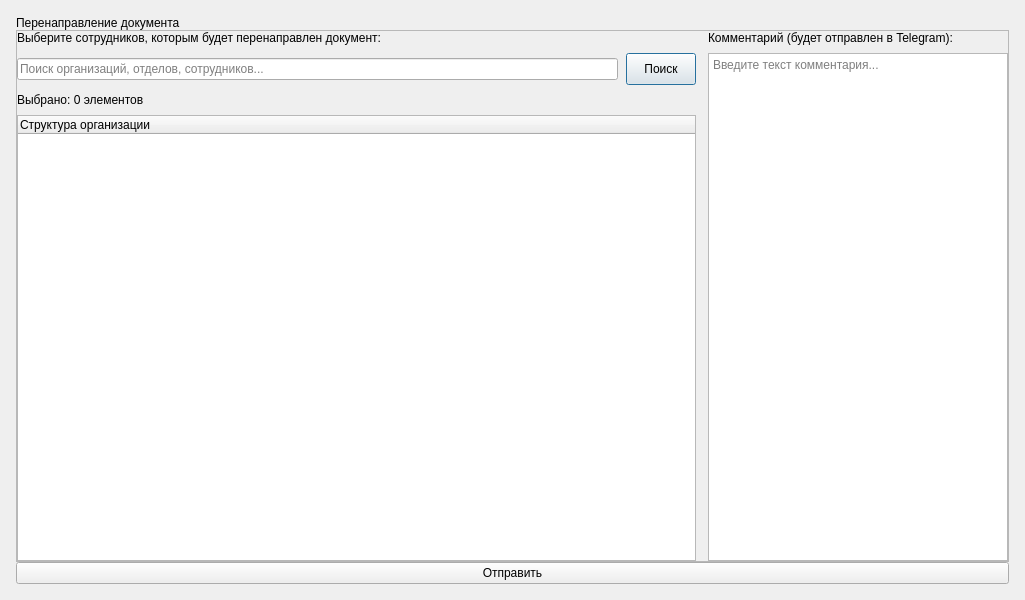
<?xml version="1.0" encoding="UTF-8"?>
<ui version="4.0">
 <class>RedirectDialog</class>
 <widget class="QDialog" name="RedirectDialog">
  <property name="geometry">
   <rect>
    <x>0</x>
    <y>0</y>
    <width>1025</width>
    <height>600</height>
   </rect>
  </property>
  <property name="windowTitle">
   <string>Перенаправление документа</string>
  </property>
  <property name="styleSheet">
   <string notr="true">
* {
    font-family: 'Segoe UI', Arial;
}

QDialog {
    background-color: {BG_DIALOG_ALT};
    color: {TEXT_BLACK};
}

QLabel#titleLabel {
    color: {TEXT_PRIMARY};
    font-size: 20px;
    font-weight: bold;
    background-color: transparent;
    padding: 10px 0px 16px 0px;
}

QFrame#contentFrame {
    background-color: {BG_CARD};
    border: 1px solid {BORDER_LIGHT};
    border-radius: 12px;
    padding: 16px;
}

QLabel#instructionLabel,
QLabel#commentLabel {
    font-size: 14px;
    font-weight: bold;
    color: {TEXT_HEADING};
    background-color: transparent;
    padding-bottom: 4px;
}

QLabel#selectionInfoLabel {
    font-size: 13px;
    color: {TEXT_SECONDARY};
    background-color: transparent;
    padding: 4px 0px;
    border: none;
}

QLineEdit#searchEdit {
    border: 1px solid {BORDER_INPUT};
    border-radius: 8px;
    padding: 6px 10px;
    font-size: 14px;
    background-color: {BG_INPUT};
    color: {TEXT_PRIMARY};
    placeholder-text-color: {TEXT_MUTED_ALT};
}
QLineEdit#searchEdit:focus {
    border: 2px solid {ACCENT_DANGER};
}

QTextEdit#commentTextEdit {
    border: 1px solid {BORDER_LIGHT};
    border-radius: 8px;
    padding: 6px 10px;
    font-size: 14px;
    color: {TEXT_PRIMARY};
    background-color: {BG_INPUT};
}
QTextEdit#commentTextEdit:focus {
    border: 2px solid {ACCENT_DANGER};
}

QTreeWidget#treeWidget {
    border: 1px solid {BORDER_LIGHT};
    border-radius: 8px;
    background-color: transparent;
    color: {TEXT_BLACK};
    font-size: 14px;
    padding: 4px;
    outline: none;
}
QTreeWidget#treeWidget::item {
    background-color: transparent;
    padding: 4px 6px;
    color: {TEXT_BLACK};
}
QTreeWidget#treeWidget::item:hover {
    background-color: {BG_HOVER_LIGHT};
    color: {TEXT_BLACK};
}
QTreeWidget#treeWidget QHeaderView::section {
    background-color: {BG_CARD};
    color: {TEXT_PRIMARY};
    border: none;
    border-bottom: 1px solid {BORDER_LIGHT};
    padding: 6px 8px;
    font-weight: bold;
}

QPushButton#btnSearch {
    background-color: {ACCENT_DANGER};
    color: {TEXT_ON_ACCENT};
    border-radius: 8px;
    font-weight: bold;
    padding: 6px 10px;
    font-size: 14px;
    border: none;
}
QPushButton#btnSearch:hover {
    background-color: {ACCENT_DANGER_HOVER};
}
QPushButton#btnSearch:pressed {
    background-color: {ACCENT_DANGER_PRESSED};
}

QPushButton#sendButton {
    background-color: {ACCENT_PRIMARY};
    color: {TEXT_ON_ACCENT};
    border: none;
    border-radius: 10px;
    padding: 10px 20px;
    font-size: 18px;
    font-weight: bold;
    margin-top: 12px;
}
QPushButton#sendButton:hover {
    background-color: {ACCENT_HOVER_SOFT};
}
QPushButton#sendButton:pressed {
    background-color: {ACCENT_PRESSED_DEEP};
}

QScrollBar:vertical {
    background: {SCROLLBAR_BG};
    width: 8px;
    border-radius: 4px;
    margin: 0px;
    border: none;
}
QScrollBar::handle:vertical {
    background: {SCROLLBAR_HANDLE};
    border-radius: 4px;
    min-height: 20px;
}
QScrollBar::handle:vertical:hover {
    background: {SCROLLBAR_HANDLE_HOVER};
}
QScrollBar::handle:vertical:pressed {
    background: {SCROLLBAR_HANDLE_PRESSED};
}
QScrollBar::add-line:vertical,
QScrollBar::sub-line:vertical {
    border: none;
    background: none;
    width: 0px;
    height: 0px;
}
QScrollBar::add-page:vertical,
QScrollBar::sub-page:vertical {
    background: none;
}
   </string>
  </property>
  <property name="modal">
   <bool>true</bool>
  </property>
  <layout class="QVBoxLayout" name="mainLayout">
   <property name="spacing">
    <number>0</number>
   </property>
   <property name="leftMargin">
    <number>16</number>
   </property>
   <property name="topMargin">
    <number>16</number>
   </property>
   <property name="rightMargin">
    <number>16</number>
   </property>
   <property name="bottomMargin">
    <number>16</number>
   </property>
   <item>
    <widget class="QLabel" name="titleLabel">
     <property name="text">
      <string>Перенаправление документа</string>
     </property>
    </widget>
   </item>
   <item>
    <widget class="QFrame" name="contentFrame">
     <property name="frameShape">
      <enum>QFrame::Shape::StyledPanel</enum>
     </property>
     <layout class="QHBoxLayout" name="contentLayout">
      <property name="spacing">
       <number>12</number>
      </property>
      <property name="leftMargin">
       <number>0</number>
      </property>
      <property name="topMargin">
       <number>0</number>
      </property>
      <property name="rightMargin">
       <number>0</number>
      </property>
      <property name="bottomMargin">
       <number>0</number>
      </property>
      <item>
       <layout class="QVBoxLayout" name="leftLayout">
        <property name="spacing">
         <number>8</number>
        </property>
        <item>
         <widget class="QLabel" name="instructionLabel">
          <property name="text">
           <string>Выберите сотрудников, которым будет перенаправлен документ:</string>
          </property>
         </widget>
        </item>
        <item>
         <layout class="QHBoxLayout" name="toolbarLayout">
          <property name="spacing">
           <number>8</number>
          </property>
          <item>
           <widget class="QLineEdit" name="searchEdit">
            <property name="placeholderText">
             <string>Поиск организаций, отделов, сотрудников...</string>
            </property>
           </widget>
          </item>
          <item>
           <widget class="QPushButton" name="btnSearch">
            <property name="minimumSize">
             <size>
              <width>70</width>
              <height>32</height>
             </size>
            </property>
            <property name="maximumSize">
             <size>
              <width>70</width>
              <height>32</height>
             </size>
            </property>
            <property name="cursor">
             <cursorShape>PointingHandCursor</cursorShape>
            </property>
            <property name="styleSheet">
             <string notr="true">
QPushButton {
    background-color: {ACCENT_DANGER};
    color: {TEXT_ON_ACCENT};
    border-radius: 8px;
    font-weight: bold;
	padding: 6px 10px;
    font-size: 14px;
    border: none;
}
QPushButton:hover {
    background-color: {ACCENT_DANGER_HOVER};
}
QPushButton:pressed {
    background-color: {ACCENT_DANGER_PRESSED};
}
</string>
            </property>
            <property name="text">
             <string>Поиск</string>
            </property>
           </widget>
          </item>
         </layout>
        </item>
        <item>
         <widget class="QLabel" name="selectionInfoLabel">
          <property name="text">
           <string>Выбрано: 0 элементов</string>
          </property>
         </widget>
        </item>
        <item>
         <widget class="QTreeWidget" name="treeWidget">
          <property name="minimumSize">
           <size>
            <width>0</width>
            <height>300</height>
           </size>
          </property>
          <column>
           <property name="text">
            <string>Структура организации</string>
           </property>
          </column>
         </widget>
        </item>
       </layout>
      </item>
      <item>
       <layout class="QVBoxLayout" name="rightLayout">
        <property name="spacing">
         <number>8</number>
        </property>
        <item>
         <widget class="QLabel" name="commentLabel">
          <property name="text">
           <string>Комментарий (будет отправлен в Telegram):</string>
          </property>
         </widget>
        </item>
        <item>
         <widget class="QTextEdit" name="commentTextEdit">
          <property name="minimumSize">
           <size>
            <width>180</width>
            <height>0</height>
           </size>
          </property>
          <property name="maximumSize">
           <size>
            <width>300</width>
            <height>16777215</height>
           </size>
          </property>
          <property name="placeholderText">
           <string>Введите текст комментария...</string>
          </property>
         </widget>
        </item>
       </layout>
      </item>
     </layout>
    </widget>
   </item>
   <item>
    <widget class="QPushButton" name="sendButton">
     <property name="cursor">
      <cursorShape>PointingHandCursor</cursorShape>
     </property>
     <property name="text">
      <string>Отправить</string>
     </property>
    </widget>
   </item>
  </layout>
 </widget>
 <resources/>
 <connections/>
</ui>
